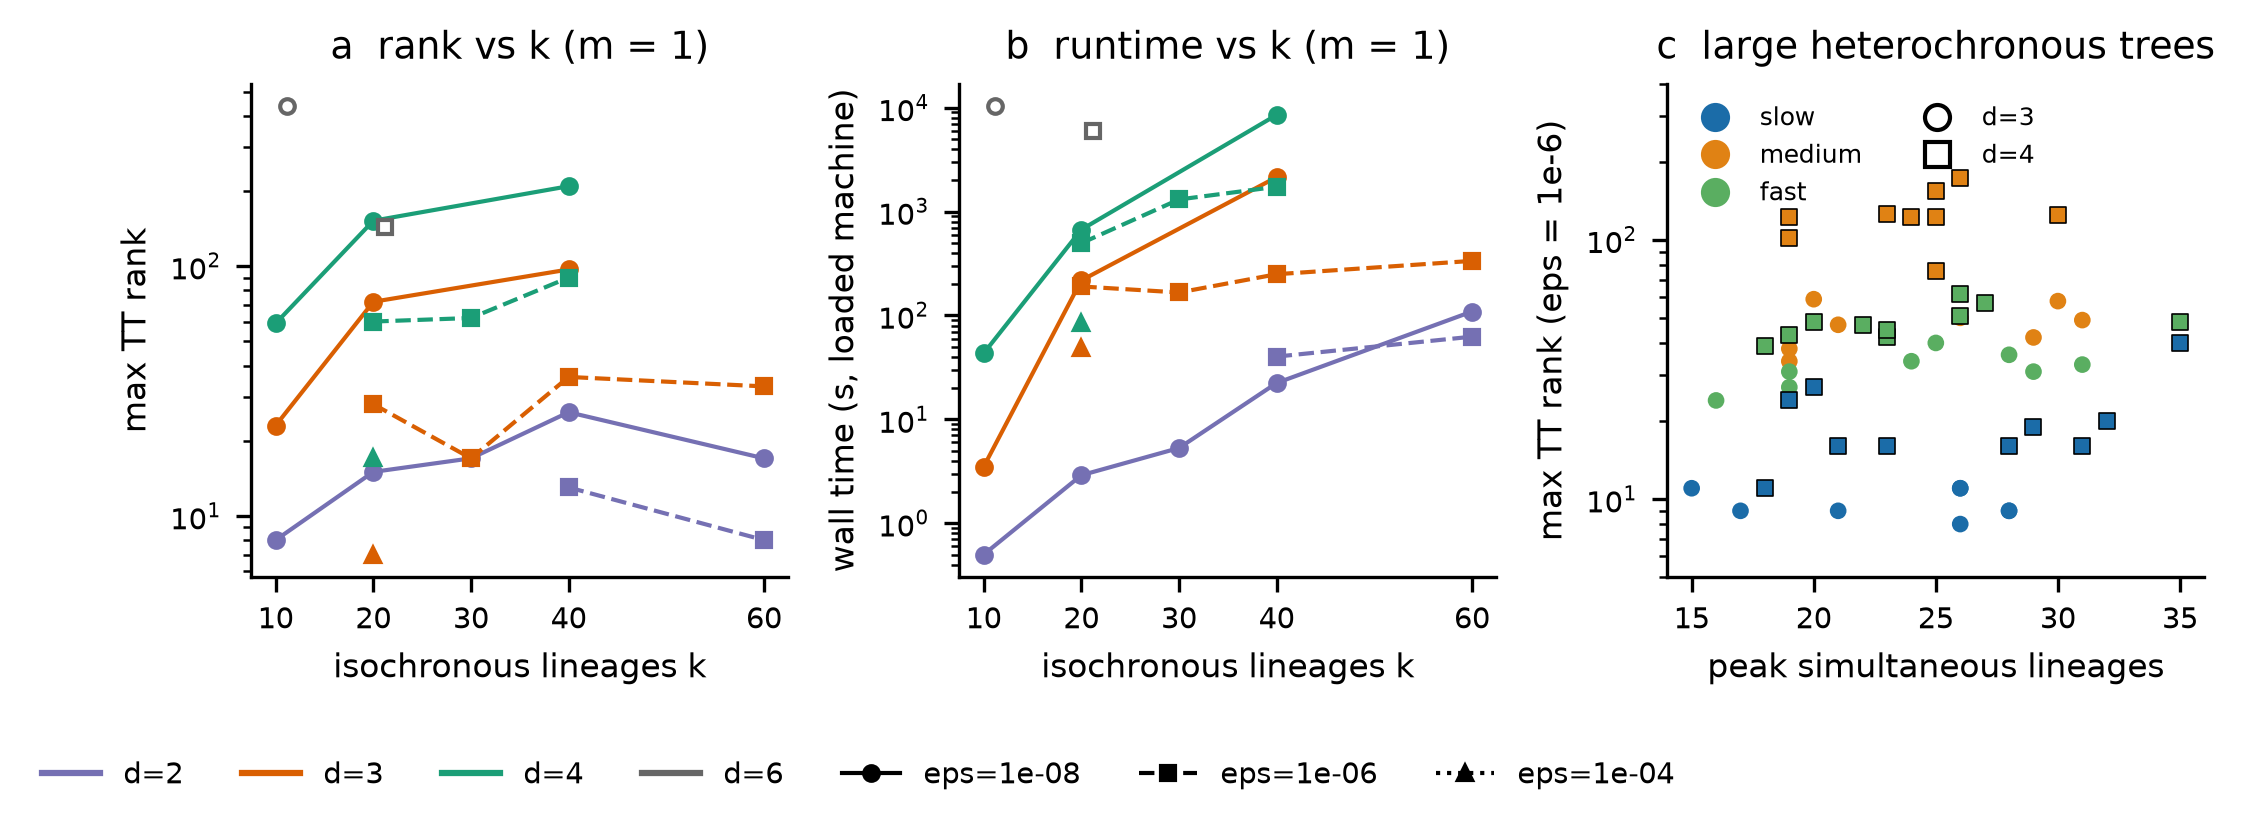

Recreate this plot in Python.
"""F3: TT rank and runtime scaling. Sources: bench/rank_study.csv (isochronous quicksim trees, Ne=1, symmetric M,
seed 1 unless noted; wall times on a shared, heavily loaded Mac -> relative only) and bench/large_sweep.csv
(heterochronous sim/data/large trees, eps 1e-6, Kaggle CPU, ~1 core per job)."""
from common import *

R = pd.read_csv(f"{BENCH}/rank_study.csv")
R = R[R.seed == 1]
L = pd.read_csv(f"{BENCH}/large_sweep.csv")
EPS_LS = {1e-8: "-", 1e-6: "--", 1e-4: ":"}
EPS_MK = {1e-8: "o", 1e-6: "s", 1e-4: "^"}

fig, axes = plt.subplots(1, 3, figsize=(7.2, 2.6))
for col, (ycol, ylab, title) in enumerate((("max_rank", "max TT rank", "a  rank vs k (m = 1)"),
                                           ("runtime", "wall time (s, loaded machine)", "b  runtime vs k (m = 1)"))):
    ax = axes[col]
    for d in (2, 3, 4, 6):
        for eps in (1e-8, 1e-6, 1e-4):
            g = R[(R.d == d) & (R.m == 1.0) & (R.eps == eps)].sort_values("k")
            if len(g) == 0:
                continue
            dx = 1.2 if d == 6 else 0.0  # d = 6 points offset to the right so they do not hide d = 4 (k = 20)
            ax.plot(g.k + dx, g[ycol], EPS_LS[eps], marker=EPS_MK[eps], ms=3.5, color=D_COL[d], lw=1,
                    mfc="white" if d == 6 else D_COL[d], zorder=3 if d == 6 else 2)
    ax.set_yscale("log"); ax.set_xlabel("isochronous lineages k"); ax.set_ylabel(ylab); ax.set_title(title)
    ax.set_xticks([10, 20, 30, 40, 60])
h = [plt.Line2D([], [], color=D_COL[d], lw=1.5, label=f"d={d}") for d in (2, 3, 4, 6)]
h += [plt.Line2D([], [], color="k", ls=EPS_LS[e], marker=EPS_MK[e], ms=3.5, lw=1, label=f"eps={e:.0e}") for e in (1e-8, 1e-6, 1e-4)]
fig.legend(handles=h, frameon=False, fontsize=7, loc="lower center", ncol=7, bbox_to_anchor=(0.36, -0.06))

ax = axes[2]
MK = {3: "o", 4: "s"}
for d in (3, 4):
    for r in ("slow", "medium", "fast"):
        g = L[(L.d == d) & (L.regime == r)]
        ax.scatter(g.alive, g["rank"], marker=MK[d], s=16, c=REG_COL[r], edgecolors="k" if d == 4 else "none", lw=.4)
h = [plt.Line2D([], [], ls="", marker="o", color=REG_COL[r], label=r) for r in ("slow", "medium", "fast")]
h += [plt.Line2D([], [], ls="", marker=MK[d], mfc="w", mec="k", label=f"d={d}") for d in (3, 4)]
ax.legend(handles=h, frameon=False, fontsize=6, loc="upper left", ncol=2)
ax.set_yscale("log"); ax.set_ylim(5, 400)
ax.set_xlabel("peak simultaneous lineages"); ax.set_ylabel("max TT rank (eps = 1e-6)")
ax.set_title("c  large heterochronous trees")
fig.tight_layout(rect=(0, 0.06, 1, 1))
save(fig, "fig3_rank_scaling")
